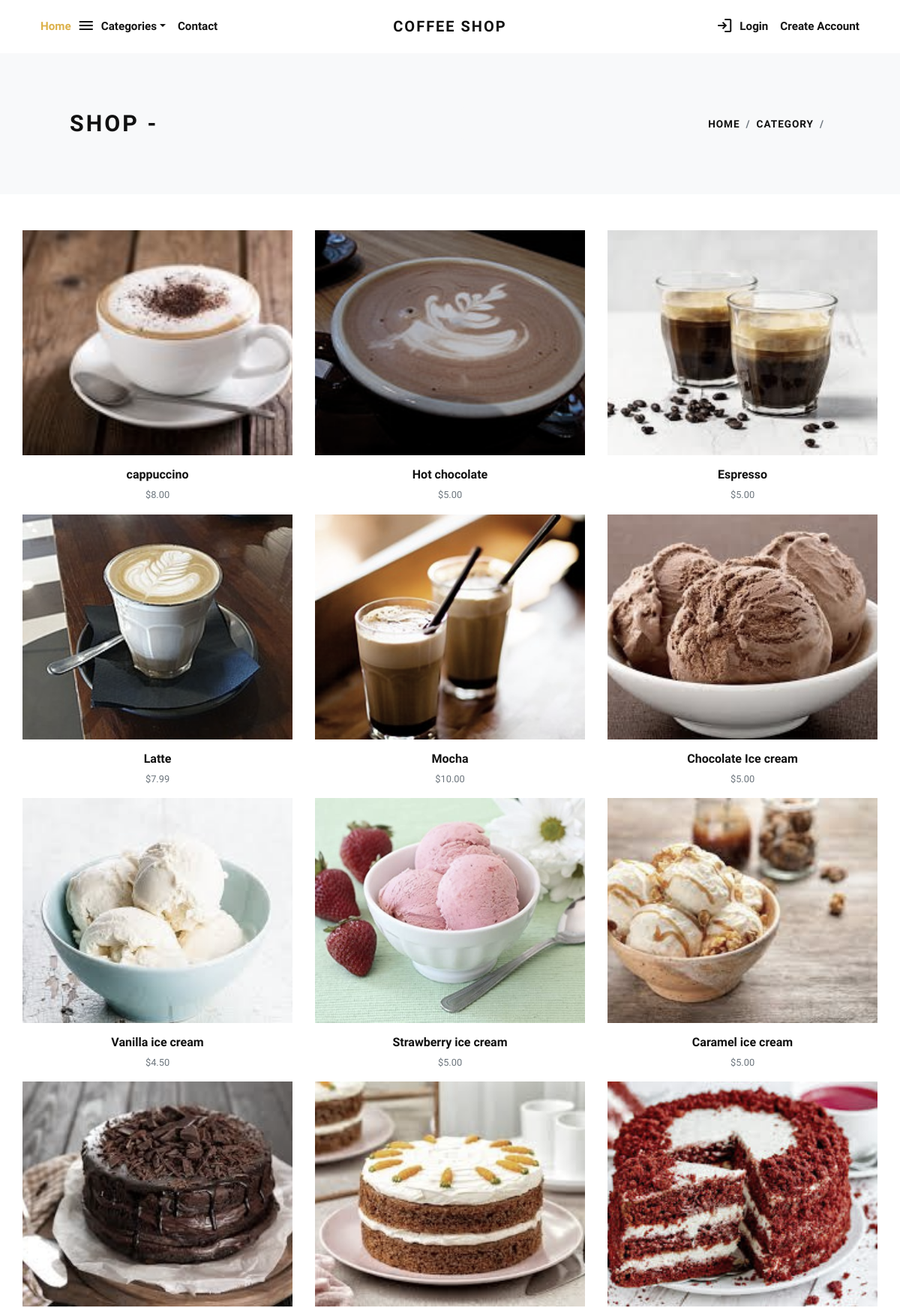
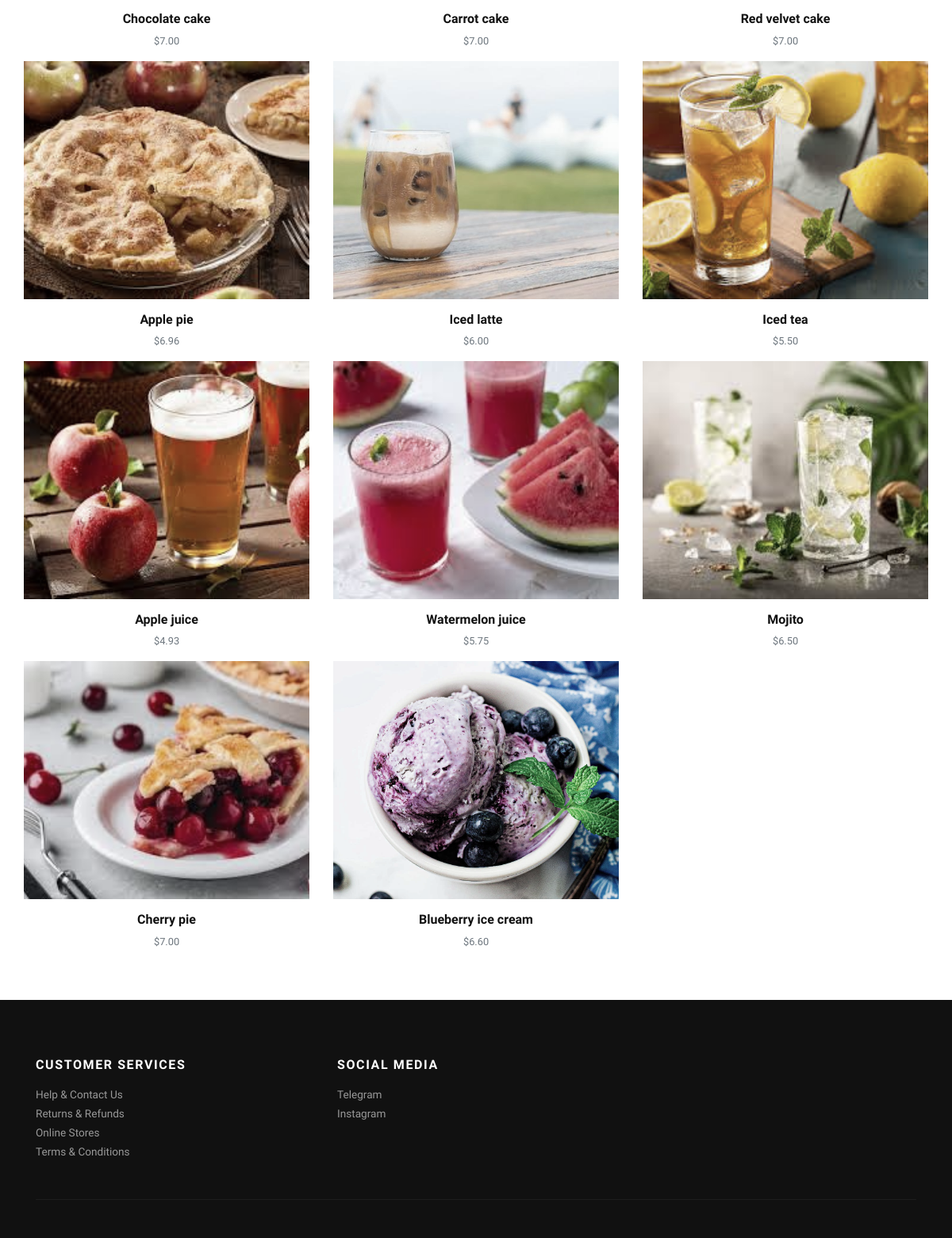
Page /categories/ on the committed database (2 pictures, top to bottom).
### store/models.py (models this page shows, shortened)
class Product(models.Model):
    title = models.CharField(max_length=150, verbose_name="Product Title")
    Sugar=models.IntegerField(verbose_name="Sugar",default=0)
    Coffee=models.IntegerField(verbose_name="Coffee",default=0)
    Flour=models.IntegerField(verbose_name="Flour",default=0)
    Chocolate=models.IntegerField(verbose_name="Chocolate",default=0)
    Milk=models.IntegerField(verbose_name="Milk",default=0)
    slug = models.SlugField(max_length=160, verbose_name="Product Slug")
    short_description = models.TextField(verbose_name="Short Description")
    product_image = models.ImageField(upload_to='product', blank=True, null=True, verbose_name="Product Image")
    price = models.DecimalField(max_digits=10, decimal_places=2)
    category = models.ForeignKey(Category, verbose_name="Product Category", on_delete=models.CASCADE)
    class Meta:
        verbose_name_plural = 'Products'

### store/views.py (the view)
# urls.py: path('categories/', views.all_categories, name="all-categories"),
def all_categories(request):
    categories_menu = Category.objects.filter()  # Or filter as per your requirement
    products = Product.objects.all()
    return render(request, 'categories.html', {'categories_menu': categories_menu, 'products': products})

### templates/categories.html (shortened to what this page needs)
{% extends 'base.html' %}
{% load static %}
{% block content %}
    <!DOCTYPE html>
    <html lang="en">
    <head>
    </head>
    <body>
        <section class="py-5 bg-light">
            <div class="container">
                <div class="row px-4 px-lg-5 py-lg-4 align-items-center">
                    <div class="col-lg-6">
                        <h1 class="h2 text-uppercase mb-0">Shop - {{category.title}}</h1>
                    </div>
                    <div class="col-lg-6 text-lg-right">
                        <nav aria-label="breadcrumb">
                            <ol class="breadcrumb justify-content-lg-end mb-0 px-0">
                                <li class="breadcrumb-item"><a href="{% url 'store:home' %}">Home</a></li>
                                <li class="breadcrumb-item"><a href="{% url 'store:all-categories' %}">Category</a></li>
                                <li class="breadcrumb-item active" aria-current="page">{{category.title}}</li>
                            </ol>
                        </nav>
                    </div>
                </div>
            </div>
        </section>
        <section class="py-5">
            <div class="container p-0">
                <div class="row">
                    {% if products %}
                        {% for product in products %}
                            <div class="col-lg-4 col-sm-6">
                                <div class="product text-center">
                                    <div class="mb-3 position-relative">
                                        <a class="d-block" href="{% url 'store:product-detail' product.slug %}">
                                            {% if product.product_image %}
                                                <img class="img-fluid w-100" src="{{product.product_image.url}}" alt="{{product.title}}">
                                            {% else %}
                                                <img class="img-fluid w-100" src="{% static 'img/product-1.jpg' %}" alt="{{product.title}}">
                                            {% endif %}
                                        </a>
                                    </div>
                                    <h6><a class="reset-anchor" href="{% url 'store:product-detail' product.slug %}">{{product.title}}</a></h6>
                                    <p class="small text-muted">${{product.price}}</p>
                                </div>
                            </div>
                        {% endfor %}
                    {% endif %}
                </div>
            </div>
        </section>
    </body>
    </html>
{% endblock content %}

### coffeeshop/static/css/style.default.css (style rules this page uses)
.product img { -webkit-filter: grayscale(40%); filter: grayscale(40%); transition: all 0.3s; }
.text-uppercase { text-transform: uppercase; letter-spacing: 0.1em; }
.reset-anchor { color: inherit; transition: all 0.3s; }
body { font-family: "Libre Franklin", sans-serif; font-size: 1rem; font-weight: 400; line-height: 1.5; color: #111111; background-color: #fff; }
a { color: #dcb14a; text-decoration: none; }
h1, h2, h3, h4, h5, h6, .h1, .h2, .h3, .h4, .h5, .h6 { margin-bottom: 0.5rem; font-family: inherit; font-weight: 900; line-height: 1.2; color: inherit; }
h1, .h1 { font-size: 2.2rem; }
h2, .h2 { font-size: 1.9rem; }
h6, .h6 { font-size: 1rem; }
small, .small { font-size: 80%; font-weight: 400; }
.bg-light { background-color: #f8f9fa !important; }
.breadcrumb { background: #f8f9fa; }
.breadcrumb-item { font-size: 0.85rem; text-transform: uppercase; letter-spacing: 0.07em; font-weight: 900; color: #111111; }
.breadcrumb-item a { color: inherit; transition: all 0.3s; }
.breadcrumb-item.active { color: #aaa; }

### templates/categories.html (style rules this page uses)
.category-item img, .product img { height: 300px; object-fit: cover; }

### rows in the picture
Product: product_image (picture), title "cappuccino", price "8.00"
Product: product_image (picture), title "Hot chocolate", price "5.00"
Product: product_image (picture), title "Espresso", price "5.00"
Product: product_image (picture), title "Latte", price "7.99"
Product: product_image (picture), title "Mocha", price "10.00"
Product: product_image (picture), title "Chocolate Ice cream", price "5.00"
Product: product_image (picture), title "Vanilla ice cream", price "4.50"
Product: product_image (picture), title "Strawberry ice cream", price "5.00"
Product: product_image (picture), title "Caramel ice cream", price "5.00"
Product: product_image (picture), title "Chocolate cake", price "7.00"
Product: product_image (picture), title "Carrot cake", price "7.00"
Product: product_image (picture), title "Red velvet cake", price "7.00"
Product: product_image (picture), title "Apple pie", price "6.96"
Product: product_image (picture), title "Iced latte", price "6.00"
Product: product_image (picture), title "Iced tea", price "5.50"
Product: product_image (picture), title "Apple juice", price "4.93"
Product: product_image (picture), title "Watermelon juice", price "5.75"
Product: product_image (picture), title "Mojito", price "6.50"
Product: product_image (picture), title "Cherry pie", price "7.00"
Product: product_image (picture), title "Blueberry ice cream", price "6.60"
